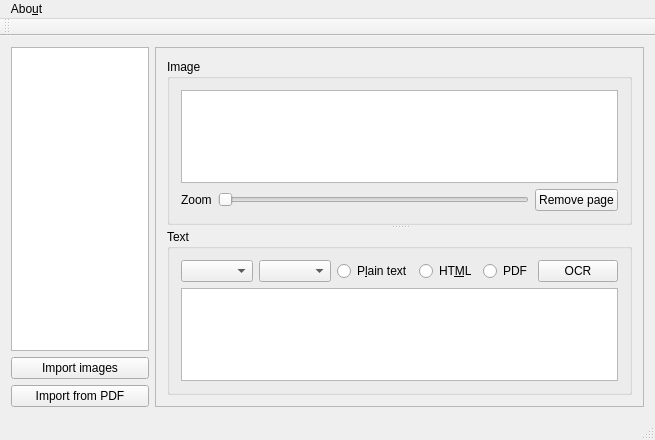
<?xml version="1.0" encoding="UTF-8"?>
<ui version="4.0">
 <class>kocrMainWindow</class>
 <widget class="QMainWindow" name="kocrMainWindow">
  <property name="geometry">
   <rect>
    <x>0</x>
    <y>0</y>
    <width>655</width>
    <height>440</height>
   </rect>
  </property>
  <property name="windowTitle">
   <string>kocrMainWindow</string>
  </property>
  <widget class="QWidget" name="centralWidget">
   <layout class="QHBoxLayout" name="horizontalLayout_2">
    <item>
     <layout class="QVBoxLayout" name="verticalLayout">
      <item>
       <widget class="QListWidget" name="listWidget">
        <property name="maximumSize">
         <size>
          <width>256</width>
          <height>16777215</height>
         </size>
        </property>
        <property name="acceptDrops">
         <bool>true</bool>
        </property>
        <property name="dragDropMode">
         <enum>QAbstractItemView::DragDrop</enum>
        </property>
        <property name="defaultDropAction">
         <enum>Qt::MoveAction</enum>
        </property>
       </widget>
      </item>
      <item>
       <widget class="QPushButton" name="importimg">
        <property name="text">
         <string>Import images</string>
        </property>
       </widget>
      </item>
      <item>
       <widget class="QPushButton" name="importpdf">
        <property name="text">
         <string>Import from PDF</string>
        </property>
       </widget>
      </item>
     </layout>
    </item>
    <item>
     <widget class="QFrame" name="frame">
      <property name="frameShape">
       <enum>QFrame::StyledPanel</enum>
      </property>
      <property name="frameShadow">
       <enum>QFrame::Raised</enum>
      </property>
      <layout class="QVBoxLayout" name="verticalLayout_2">
       <item>
        <widget class="QSplitter" name="splitter">
         <property name="orientation">
          <enum>Qt::Vertical</enum>
         </property>
         <widget class="QGroupBox" name="groupBox">
          <property name="title">
           <string>Image</string>
          </property>
          <layout class="QVBoxLayout" name="verticalLayout_3">
           <item>
            <widget class="QGraphicsView" name="graphicsView"/>
           </item>
           <item>
            <layout class="QHBoxLayout" name="horizontalLayout">
             <item>
              <widget class="QLabel" name="label_3">
               <property name="text">
                <string>Zoom</string>
               </property>
              </widget>
             </item>
             <item>
              <widget class="QSlider" name="horizontalSlider">
               <property name="orientation">
                <enum>Qt::Horizontal</enum>
               </property>
              </widget>
             </item>
             <item>
              <widget class="QPushButton" name="delimage">
               <property name="text">
                <string>Remove page</string>
               </property>
              </widget>
             </item>
            </layout>
           </item>
          </layout>
         </widget>
         <widget class="QGroupBox" name="groupBox_2">
          <property name="title">
           <string>Text</string>
          </property>
          <layout class="QVBoxLayout" name="verticalLayout_4">
           <item>
            <layout class="QHBoxLayout" name="horizontalLayout_3">
             <item>
              <widget class="QComboBox" name="ocrengine"/>
             </item>
             <item>
              <widget class="QComboBox" name="language"/>
             </item>
             <item>
              <widget class="QRadioButton" name="plaintext">
               <property name="text">
                <string>P&amp;lain text</string>
               </property>
              </widget>
             </item>
             <item>
              <widget class="QRadioButton" name="html">
               <property name="text">
                <string>HT&amp;ML</string>
               </property>
              </widget>
             </item>
             <item>
              <widget class="QRadioButton" name="pdf">
               <property name="text">
                <string>PDF</string>
               </property>
              </widget>
             </item>
             <item>
              <widget class="QPushButton" name="pushButton_2">
               <property name="text">
                <string>OCR</string>
               </property>
              </widget>
             </item>
            </layout>
           </item>
           <item>
            <widget class="QTextBrowser" name="result"/>
           </item>
          </layout>
         </widget>
        </widget>
       </item>
      </layout>
     </widget>
    </item>
   </layout>
  </widget>
  <widget class="QMenuBar" name="menuBar">
   <property name="geometry">
    <rect>
     <x>0</x>
     <y>0</y>
     <width>655</width>
     <height>30</height>
    </rect>
   </property>
   <widget class="QMenu" name="menuAbout">
    <property name="title">
     <string>Abo&amp;ut</string>
    </property>
    <addaction name="actionAbout_Kocr"/>
   </widget>
   <addaction name="menuAbout"/>
  </widget>
  <widget class="QToolBar" name="mainToolBar">
   <attribute name="toolBarArea">
    <enum>TopToolBarArea</enum>
   </attribute>
   <attribute name="toolBarBreak">
    <bool>false</bool>
   </attribute>
  </widget>
  <widget class="QStatusBar" name="statusBar"/>
  <action name="actionAbout_Kocr">
   <property name="text">
    <string>&amp;About Kocr</string>
   </property>
  </action>
 </widget>
 <layoutdefault spacing="6" margin="11"/>
 <resources/>
 <connections/>
</ui>
